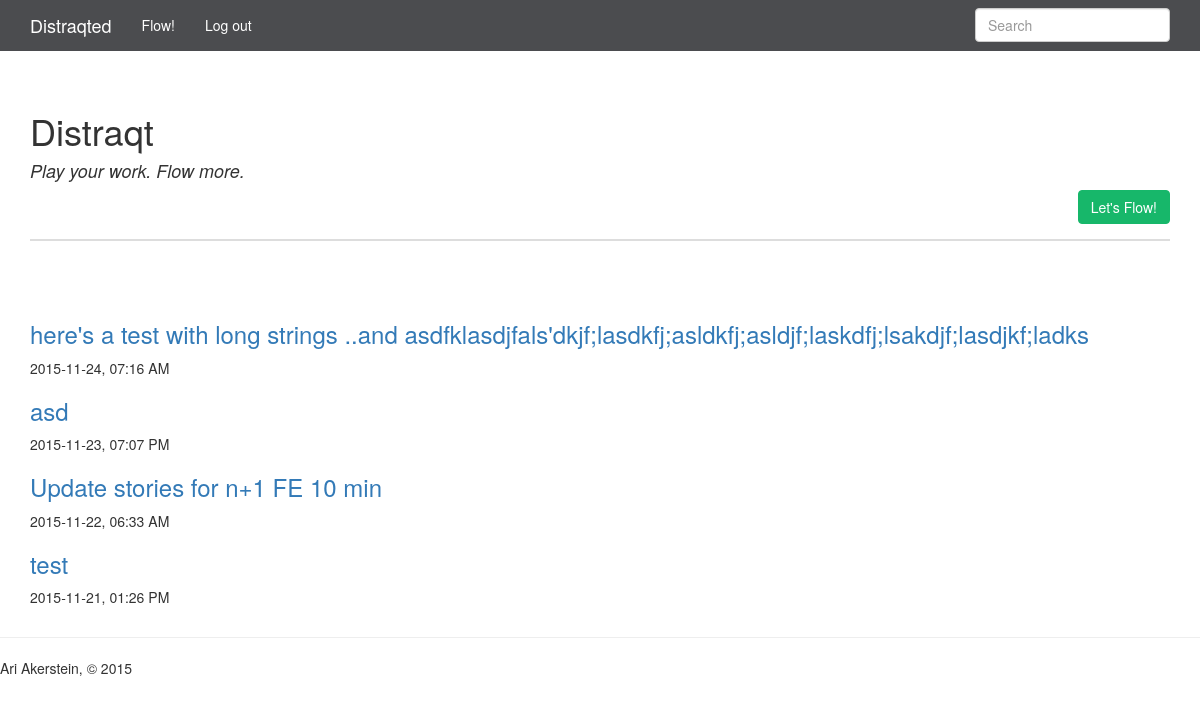
The page /drafts/ (signed in) on the database as committed earlier.
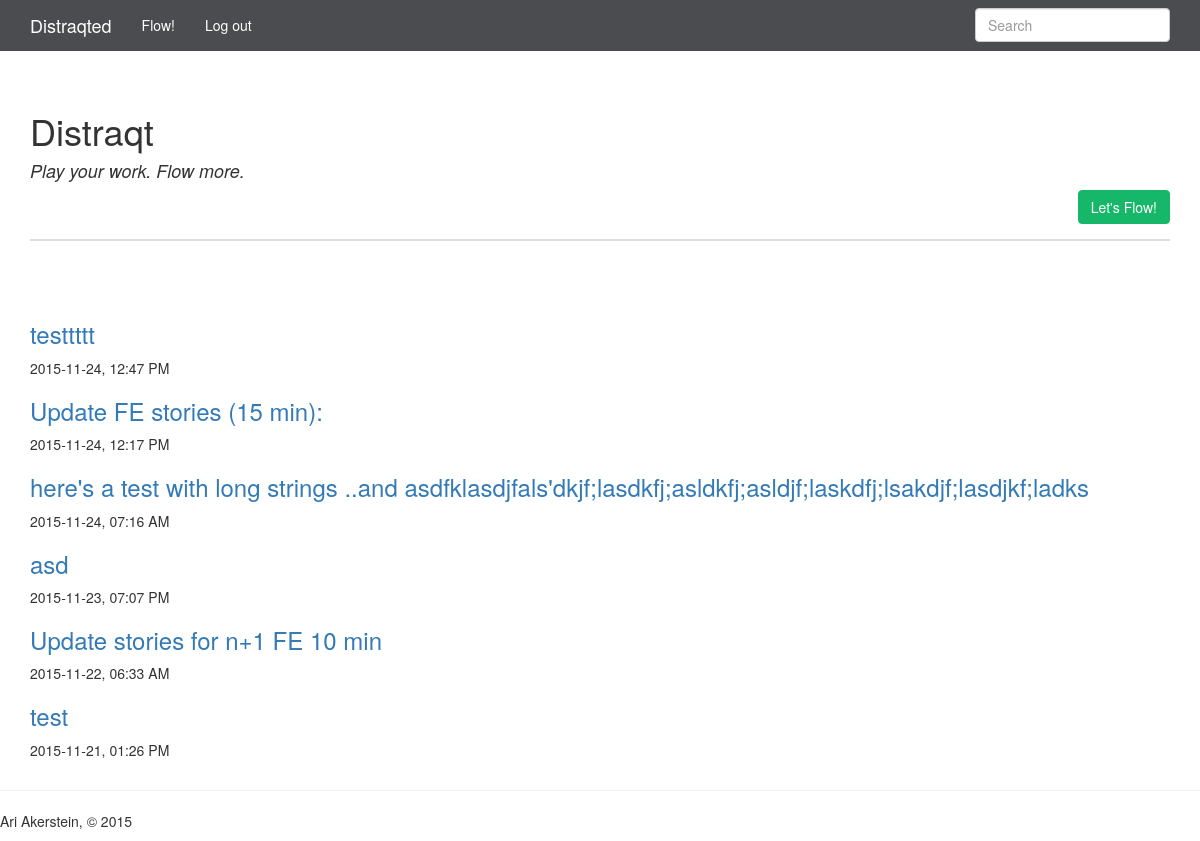
The same page on the database as committed later.
### app.py (models this page shows, shortened)
class Entry(flask_db.Model):
    title = CharField()
    slug = CharField(unique=True)
    content = TextField()
    published = BooleanField(index=True)
    timestamp = DateTimeField(default=datetime.datetime.now, index=True)
    @classmethod
    def drafts(cls):
        return Entry.select().where(Entry.published == False)

### app.py (the view)
    @classmethod
    def drafts(cls):
        return Entry.select().where(Entry.published == False)

### app.py (called while the page is built)
def login_required(fn):
    @functools.wraps(fn)
    def inner(*args, **kwargs):
        if session.get('logged_in'):
            return fn(*args, **kwargs)
        return redirect(url_for('login', next=request.path))
    return inner

@app.route('/drafts/')
@login_required
def drafts():
    query = Entry.drafts().order_by(Entry.timestamp.desc())
    return object_list('index.html', query, check_bounds=False)

### templates/index.html (shortened to what this page needs)
{% extends "base.html" %}
{% block content %}
  {% for entry in object_list %}
    {% if search %}
      {% set entry = entry.entry %}
    {% endif %}
    <h3>
      <a href="{% if entry.published %}{{ url_for('detail', slug=entry.slug) }}{% else %}{{ url_for('edit', slug=entry.slug) }}{% endif %}">
        {{ entry.title }}
      </a>
    </h3>
    <p>{{ entry.timestamp.strftime('%Y-%m-%d, %I:%M %p') }}</p>
  {% else %}
    <p>No entries have been created yet.</p>
  {% endfor %}
{% endblock %}

### templates/base.html (shortened to what this page needs)
<!doctype html>
<html>
  <head>
    <link rel=stylesheet type=text/css href="{{ url_for('static', filename='css/bootstrap.min.css') }}" />
    <link rel=stylesheet type=text/css href="{{ url_for('static', filename='css/hilite.css') }}" />
  </head>
  <body>
    <div class="navbar navbar-default navbar-static-top" role="navigation">
      <div class="container">
        <div class="navbar-header">
          <a class="navbar-brand" href="{{ url_for('index') }}">Distraqted</a>
        </div>
        <div class="navbar-collapse collapse">
          <ul class="nav navbar-nav">
            {% if session.logged_in %}
              <li><a href="{{ url_for('create') }}">Flow!</a></li>
              <li><a href="{{ url_for('logout') }}">Log out</a></li>
            {% endif %}
          </ul>
          {% block search_bar %}
            <form action="{{ url_for('index') }}" class="navbar-form navbar-right" id="search-form" method="get" role="search">
              <div class="form-group">
                <input class="form-control" name="q" placeholder="Search" type="text" value="{% if search %}{{ search }}{% endif %}">
              </div>
            </form>
          {% endblock %}
        </div>
      </div>
    </div>
<div class="container content">
  <div class="page-header"><h1>Distraqt<h4><p><i>Play your work. Flow more.</p></i></h4></h1>
<a
        <button type="button" class="btn btn-primary pull-right"
        href="{{ url_for('create') }}">Let's Flow!</a></button>
        <br></br>
</div>
</div>
    <div class="container">
      {% block page_header %}
      <br></br>
      {% endblock %}
      {% block content %}{% endblock %}
</div>
{% block footer %}
      <footer>
        <hr />
        <p>Ari Akerstein, &copy; 2015</p>
      </footer>
{% endblock %}
  </body>
</html>

Rows that differ between the two databases and show on the page:
added Entry: title "testtttt", timestamp "2015-11-24, 12:47 PM"
added Entry: title "Update FE stories (15 min):", timestamp "2015-11-24, 12:17 PM"
